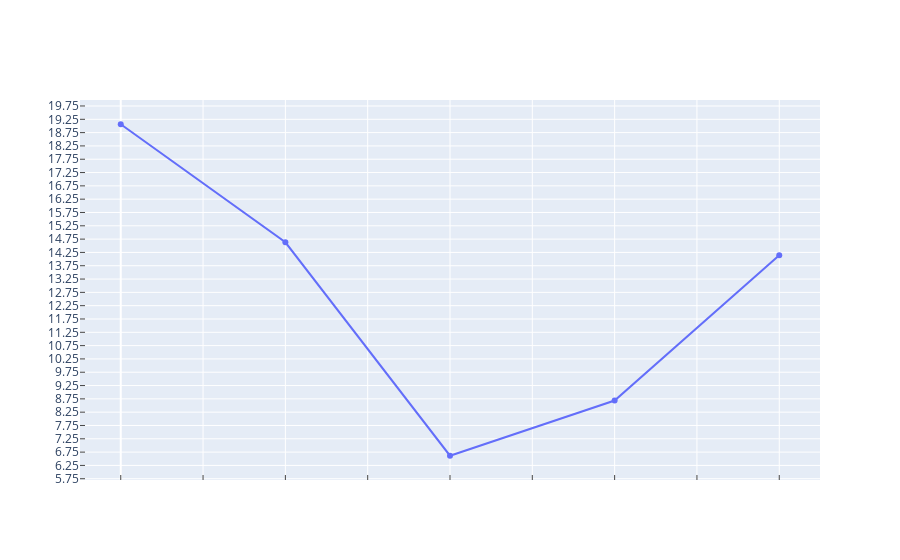

Notebook code cell kept with this figure:
### Code cell
fig = go.Figure(
    data=[go.Scatter(y=weather["Temperature AVG"].head())])
fig.update_xaxes(ticks="inside",showticklabels=False)
fig.update_yaxes(ticks="inside",nticks=20,tick0=0.25,dtick=0.5)
fig.update_layout(autosize=True)


fig.show()

### Figure 1 — Plotly figure (JSON) as saved in the notebook; plotly's stock layout.template omitted (floating-point values rounded to 4 significant figures)
{"data": [{"type": "scatter", "y": [19.06, 14.63, 6.614, 8.687, 14.14]}], "layout": {"autosize": true, "xaxis": {"autorange": true, "range": [-0.2637, 4.264], "showticklabels": false, "ticks": "inside"}, "yaxis": {"autorange": false, "dtick": 0.5, "nticks": 20, "range": [5.702, 19.97], "tick0": 0.25, "ticks": "inside", "type": "linear"}}}
